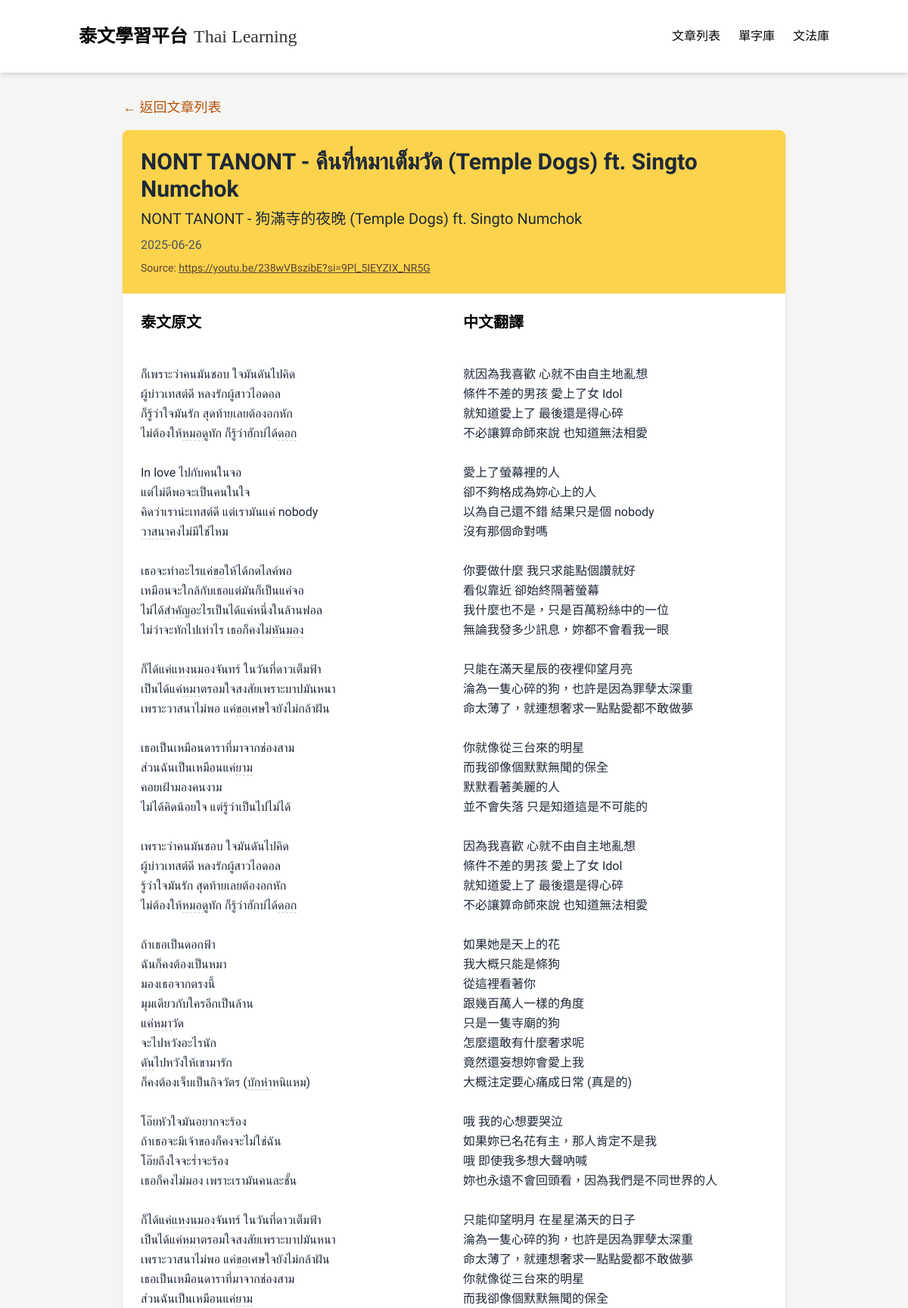
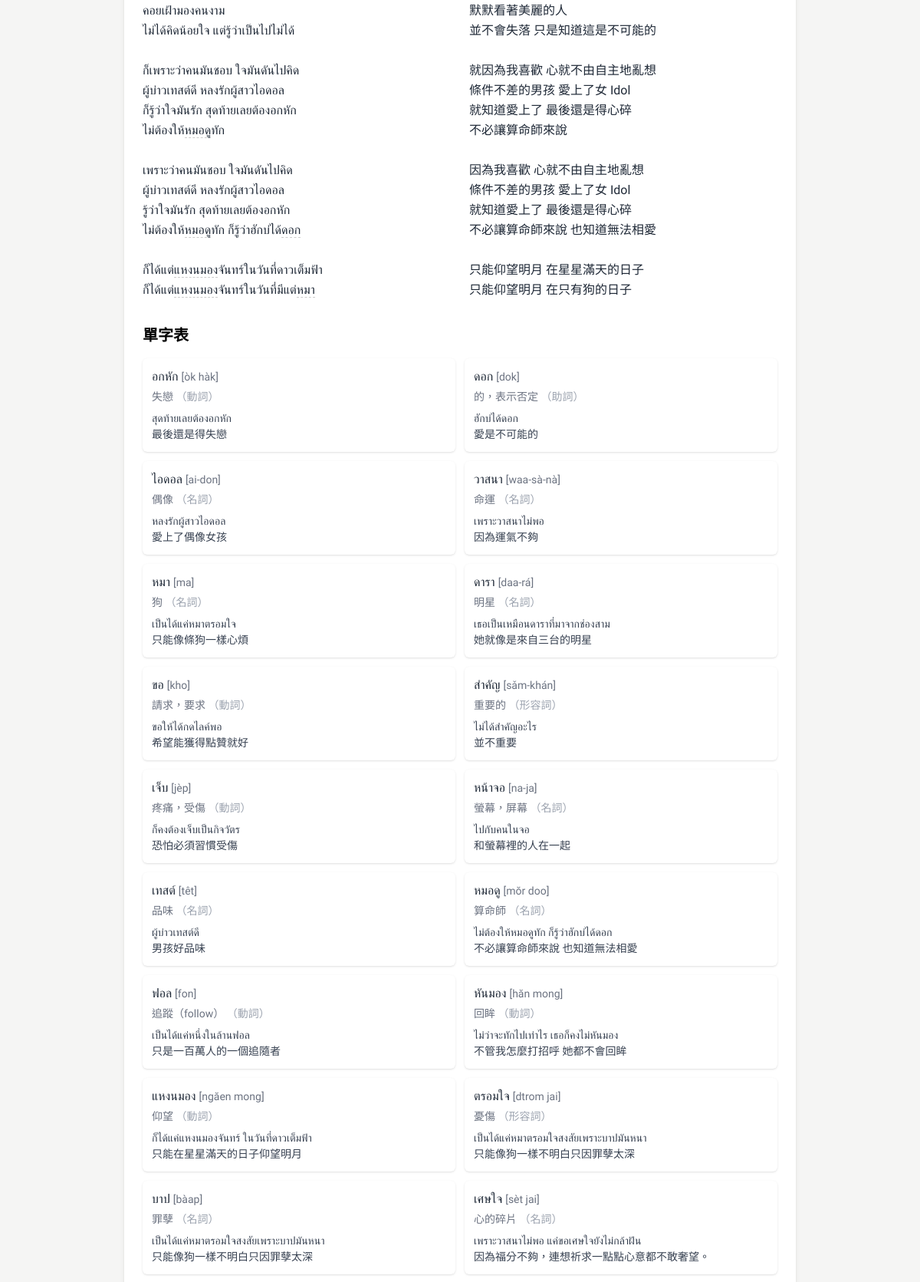
Screenshot of /article/45 (upper part) with the database file from the repository (2 pictures, top to bottom).
### tables this page shows
CREATE TABLE Article (
            id INTEGER PRIMARY KEY AUTOINCREMENT,
            title TEXT,
            chineseTitle TEXT,
            content TEXT,
            chineseContent TEXT,
            category TEXT,
            url TEXT,
            status TEXT,
            createdAt TEXT,
            updatedAt TEXT,
            authorId INTEGER
        );

CREATE TABLE Word (
            id INTEGER PRIMARY KEY AUTOINCREMENT,
            thai TEXT,
            chinese TEXT,
            type TEXT,
            pronunciation TEXT,
            articleId INTEGER,
            createdAt TEXT,
            updatedAt TEXT
        );

CREATE TABLE WordExample (
    id INTEGER PRIMARY KEY AUTOINCREMENT,
    thai TEXT NOT NULL,
    chinese TEXT NOT NULL,
    wordId INTEGER NOT NULL,
    createdAt TEXT NOT NULL,
    updatedAt TEXT NOT NULL, articleId INTEGER REFERENCES Article(id),
    FOREIGN KEY (wordId) REFERENCES Word(id)
);

### app_sqlite.py (the view)
@app.route('/article/<int:article_id>')
def article_detail(article_id):
    import re
    def highlight_words_in_content(content, words):
        def replacer(match):
            word = match.group(0)
            return f'<span class="inline-word" data-word="{word}">{word}</span>'
        for word in words:
            thai = re.escape(word["thai"])
            pattern = re.compile(rf'(?<![>\w])({thai})(?![^<]*?>)')
            content = pattern.sub(replacer, content)
        return content
    conn = get_db_connection()
    article = conn.execute('SELECT * FROM Article WHERE id = ?', (article_id,)).fetchone()
    words = conn.execute('''
        SELECT Word.* FROM Word
        JOIN WordArticle ON Word.id = WordArticle.wordId
        WHERE WordArticle.articleId = ?
    ''', (article_id,)).fetchall()
    words = [dict(row) for row in words]
    for word in words:
        example = conn.execute('''
            SELECT thai, chinese FROM WordExample
            WHERE wordId = ? AND articleId = ?
            ORDER BY createdAt DESC LIMIT 1
        ''', (word['id'], article_id)).fetchone()
        if example:
            word['example_thai'] = example['thai']
            word['example_chinese'] = example['chinese']
        else:
            word['example_thai'] = ''
            word['example_chinese'] = ''
    grammar_points = conn.execute(
        '''
        SELECT GrammarPoint.*
        FROM GrammarPoint
        JOIN GrammarArticle ON GrammarPoint.id = GrammarArticle.grammarPointId
        WHERE GrammarArticle.articleId = ?
        ''', (article_id,)
    ).fetchall()
    grammars = []
    for gp in grammar_points:
        examples = conn.execute(
            'SELECT * FROM GrammarExample WHERE grammarPointId = ?', (gp['id'],)
        ).fetchall()
        grammars.append({
            'id': gp['id'],
            'title': gp['title'],
            'explanation': gp['explanation'],
            'examples': examples
        })
    conn.close()
    if article and article['status'] == 'published':
        article = dict(article)
        article['content'] = highlight_words_in_content(article['content'], words)
        return render_template(
            'article_detail_adjust_ver2.html',
            article=article,
            words=words,
            grammars=grammars
        )
    else:
        return "文章不存在", 404

### app_sqlite.py (called while the page is built)
def get_db_connection():
    base_path = os.path.dirname(os.path.abspath(__file__))
    db_path = os.path.join(base_path, 'data.db')
    conn = sqlite3.connect(db_path)  # SQLite 檔名
    conn.row_factory = sqlite3.Row     # 讓取出的資料像字典一樣操作
    return conn

### templates/article_detail_adjust_ver2.html (shortened to what this page needs)
{% extends "base.html" %}
{% block content %}
  <div class="flex justify-center px-4 py-8 gap-4">
    <div class="w-full md:w-3/4">
      <div class="mb-4">
        <a href="/" class="text-[#B45309] hover:underline text-lg">&larr; 返回文章列表</a>
      </div>
      <div class="max-w-4xl mx-auto bg-white rounded-lg shadow-md overflow-hidden">
      <div class="gradient-bg p-6 text-white">
        <h1 class="text-3xl font-bold mb-2 text-[#1F2937]">
          <span class="thai-text block">{{ article.title }}</span>
         <span class="text-xl font-normal">{{ article.chineseTitle }}</span>
        </h1>
        <p class="text-[#4B5563]">{{ article.createdAt[:10] }}</p>
        <p class="mt-2 text-sm text-[#5C4033]">
          Source:
          <a href="{{ article.url }}" target="_blank" class="underline">{{ article.url }}</a>
        </p>
      </div>
      <div class="p-6">
        <div class="mb-8 grid grid-cols-1 md:grid-cols-2 gap-6">
          <div>
            <h2 class="text-xl font-semibold mb-4">泰文原文</h2>
            <div class="thai-text text-gray-800 leading-relaxed whitespace-pre-line">
              {{ article.content | safe }}
            </div>
          </div>
          <div>
            <h2 class="text-xl font-semibold mb-4">中文翻譯</h2>
            <div class="text-gray-800 leading-relaxed whitespace-pre-line">
              {{ article.chineseContent }}
            </div>
          </div>
        </div>
        <div class="mb-8">
          <h2 class="text-xl font-semibold mb-4">單字表</h2>
          {% if words %}
            <div class="grid gap-3 grid-cols-1 md:grid-cols-2">
              {% for word in words %}
              <a href="/word/{{ word.id }}" class="block bg-white rounded-md shadow p-3 hover:shadow-lg transition-shadow duration-200">
                <div class="text-base font-medium text-gray-800">
                  <span class="thai-text">{{ word.thai }}</span> <span class="text-sm text-gray-500 font-normal">[{{ word.pronunciation }}]</span>
                </div>
                <div class="text-sm text-gray-500 mt-1">{{ word.chinese }} <span class="text-sm text-gray-400">（{{ word.type }}）</span></div>
                <div class="mt-2 text-sm text-gray-700 leading-normal">
                  <div class="thai-text">{{ word.example_thai }}</div>
                  <div>{{ word.example_chinese }}</div>
                </div>
              </a>
              {% endfor %}
            </div>
          {% else %}
            <div class="bg-gray-50 rounded-lg p-4 text-gray-500">
              尚無單字資料。
            </div>
          {% endif %}
        </div>
      </div>
      </div>
    </div>
  </div>
{% endblock %}

### templates/base.html (style rules this page uses)
:root { --main-color: #FCD34D; --main-color-hover: #FBBF24; --main-color-light: #FFFDEA; --main-color-light-hover: #FEF3C7; --main-color-bg: #ffffff; --main-color-dark: #1F2937; --main-color-darker: #111827; }
body { font-family: 'Noto Sans TC', 'Sarabun', sans-serif; background-color: #F5F5F4; }
.thai-text { font-family: 'Sarabun', sans-serif; }
.gradient-bg { background-color: var(--main-color); color: var(--main-color-dark); }
.inline-word { cursor: pointer; border-bottom: 1px dashed #ccc; }

### rows the page displays
Article: title "NONT TANONT - คืนที่หมาเต็มวัด (Temple Dogs) ft. Singto Numchok", chineseTitle "NONT TANONT - 狗滿寺的夜晚 (Temple Dogs) ft. Singto Numchok", createdAt "2025-06-26", url "https://youtu.be/238wVBszibE?si=9Pl_5IEYZIX_NR5G", content "ก็เพราะว่าคนมันชอบ ใจมันดันไปคิด ผู้บ่าวเทสต์ดี หลงรักผู้สาวไอดอล ก็รู้ว่าใจมันรัก สุดท้ายเลยต้องอกหัก ไม่ต้องให้ หมอดู ทัก ก็รู้ว่าฮักบ่ได้ ดอก In love ไปกับคนในจอ แต่ไม่ดีพอจะเป็นคนในใจ คิดว่าเราน่ะเทสต์ดี แต่เรามันแค่ nobody วาสนา คงไม่มีใช่ไหม เธอจะทำอะไรแค่ ขอ ให้ได้กดไลค์พอ เหมือนจะใกล้กับเธอแต่มันก็เป็นแค่จอ ไม่ได้ สำคัญ อะไรเป็นได้แค่หนึ่งในล้านฟอล ไม่ว่าจะทักไปเท่าไร เธอก็คงไม่ หันมอง ก็ได้แค่ แหงนมอง จันทร์ ในวันที่ดาวเต็มฟ้า เป็นได้แค่ หมา ตรอมใจสงสัยเพราะบาปมันหนา เพราะวาสนาไม่พอ แค่ ขอ เศษใจยังไม่กล้าฝัน เธอเป็นเหมือนดาราที่มาจากช่องสาม ส่วนฉันเป็นเหมือนแค่ ยาม คอยเฝ้ามองคนงาม ไม่ได้คิดน้อยใจ แต่รู้ว่าเป็นไปไม่ได้ เพราะว่าคนมันชอบ ใจมันดันไปคิด ผู้บ่าวเทสต์ดี หลงรักผู้สาวไอดอล…", chineseContent "就因為我喜歡 心就不由自主地亂想 條件不差的男孩 愛上了女 Idol 就知道愛上了 最後還是得心碎 不必讓算命師來說 也知道無法相愛 愛上了螢幕裡的人 卻不夠格成為妳心上的人 以為自己還不錯 結果只是個 nobody 沒有那個命對嗎 你要做什麼 我只求能點個讚就好 看似靠近 卻始終隔著螢幕 我什麼也不是，只是百萬粉絲中的一位 無論我發多少訊息，妳都不會看我一眼 只能在滿天星辰的夜裡仰望月亮 淪為一隻心碎的狗，也許是因為罪孽太深重 命太薄了，就連想奢求一點點愛都不敢做夢 你就像從三台來的明星 而我卻像個默默無聞的保全 默默看著美麗的人 並不會失落 只是知道這是不可能的 因為我喜歡 心就不由自主地亂想 條件不差的男孩 愛上了女 Idol 就知道愛上了 最後還是得心碎 不必讓算命師來說 也知道無法相愛 如果她是天上的花 我大概只能是條狗 從這裡看著你 跟幾百萬人一樣的角度 只是一隻寺廟的狗 怎麼還敢有什麼奢求呢 竟然還妄想妳會愛上我 大概注定要心痛成日常 (真是的) 哦 我的心想要哭泣 如果妳已名花有主，那人肯定不是我 哦 即使我多想大聲吶喊 妳也永遠不會回頭看，因為我們是不同世界的人 只能仰望明月 在星星滿天的日子 淪為一隻心碎的狗，也許是因為罪孽太深重 命太薄了，就連想奢求一點點愛都不敢做夢 你就像從三台來的明星 而我卻像個默默無聞的保全 默默看著美麗的人 並不會失落 只是知道這是不可能的 就因為我喜歡 心就不由自主地亂想 條件不差的男孩 愛上了女 Idol 就知道愛上了 最後還是得心碎 不必讓算命師來說 因為我喜歡 心就不由自主地亂想 條件不差的男孩 愛上了女 Idol…"
Word: thai "อกหัก", pronunciation "òk hàk", chinese "失戀", type "動詞"
WordExample: example_thai "สุดท้ายเลยต้องอกหัก", example_chinese "最後還是得失戀"
Word: thai "ดอก", pronunciation "dok", chinese "的，表示否定", type "助詞"
WordExample: example_thai "ฮักบ่ได้ดอก", example_chinese "愛是不可能的"
Word: thai "ไอดอล", pronunciation "ai-don", chinese "偶像", type "名詞"
WordExample: example_thai "หลงรักผู้สาวไอดอล", example_chinese "愛上了偶像女孩"
Word: thai "วาสนา", pronunciation "waa-sà-nà", chinese "命運", type "名詞"
WordExample: example_thai "เพราะวาสนาไม่พอ", example_chinese "因為運氣不夠"
Word: thai "หมา", pronunciation "ma", type "名詞"
WordExample: example_thai "เป็นได้แค่หมาตรอมใจ", example_chinese "只能像條狗一樣心煩"
Word: thai "ดารา", pronunciation "daa-rá", chinese "明星", type "名詞"
WordExample: example_thai "เธอเป็นเหมือนดาราที่มาจากช่องสาม", example_chinese "她就像是來自三台的明星"
Word: thai "ขอ", pronunciation "kho", chinese "請求，要求", type "動詞"
WordExample: example_thai "ขอให้ได้กดไลค์พอ", example_chinese "希望能獲得點贊就好"
Word: thai "สำคัญ", pronunciation "sǎm-khán", chinese "重要的", type "形容詞"
WordExample: example_thai "ไม่ได้สำคัญอะไร", example_chinese "並不重要"
Word: thai "เจ็บ", pronunciation "jèp", chinese "疼痛，受傷", type "動詞"
WordExample: example_thai "ก็คงต้องเจ็บเป็นกิจวัตร", example_chinese "恐怕必須習慣受傷"
Word: thai "หน้าจอ", pronunciation "na-ja", chinese "螢幕，屏幕", type "名詞"
WordExample: example_thai "ไปกับคนในจอ", example_chinese "和螢幕裡的人在一起"
Word: thai "เทสต์", pronunciation "têt", chinese "品味", type "名詞"
WordExample: example_thai "ผู้บ่าวเทสต์ดี", example_chinese "男孩好品味"
Word: thai "หมอดู", pronunciation "mŏr doo", chinese "算命師", type "名詞"
WordExample: example_thai "ไม่ต้องให้หมอดูทัก ก็รู้ว่าฮักบ่ได้ดอก", example_chinese "不必讓算命師來說 也知道無法相愛"
Word: thai "ฟอล", pronunciation "fon", chinese "追蹤（follow）", type "動詞"
WordExample: example_thai "เป็นได้แค่หนึ่งในล้านฟอล", example_chinese "只是一百萬人的一個追隨者"
Word: thai "หันมอง", pronunciation "hăn mong", chinese "回眸", type "動詞"
WordExample: example_thai "ไม่ว่าจะทักไปเท่าไร เธอก็คงไม่หันมอง", example_chinese "不管我怎麼打招呼 她都不會回眸"
Word: thai "แหงนมอง", pronunciation "ngăen mong", chinese "仰望", type "動詞"
WordExample: example_thai "ก็ได้แค่แหงนมองจันทร์ ในวันที่ดาวเต็มฟ้า", example_chinese "只能在星星滿天的日子仰望明月"
Word: thai "ตรอมใจ", pronunciation "dtrom jai", chinese "憂傷", type "形容詞"
WordExample: example_thai "เป็นได้แค่หมาตรอมใจสงสัยเพราะบาปมันหนา", example_chinese "只能像狗一樣不明白只因罪孽太深"
Word: thai "บาป", pronunciation "bàap", chinese "罪孽", type "名詞"
WordExample: example_thai "เป็นได้แค่หมาตรอมใจสงสัยเพราะบาปมันหนา", example_chinese "只能像狗一樣不明白只因罪孽太深"
Word: thai "เศษใจ", pronunciation "sèt jai", chinese "心的碎片", type "名詞"
WordExample: example_thai "เพราะวาสนาไม่พอ แค่ขอเศษใจยังไม่กล้าฝัน", example_chinese "因為福分不夠，連想祈求一點點心意都不敢奢望。"

### other values shown
{{ word.chinese }} "狗"
